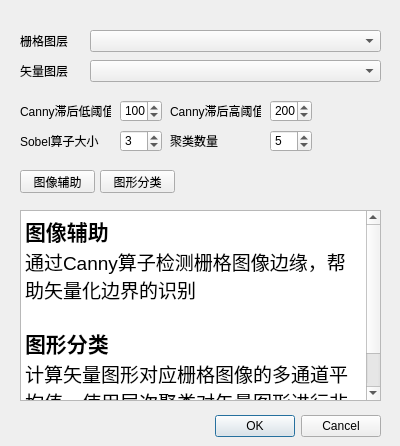
<?xml version="1.0" encoding="UTF-8"?>
<ui version="4.0">
 <class>LYDialogBase</class>
 <widget class="QDialog" name="LYDialogBase">
  <property name="geometry">
   <rect>
    <x>0</x>
    <y>0</y>
    <width>400</width>
    <height>446</height>
   </rect>
  </property>
  <property name="windowTitle">
   <string>LY</string>
  </property>
  <widget class="QDialogButtonBox" name="button_box">
   <property name="geometry">
    <rect>
     <x>40</x>
     <y>410</y>
     <width>341</width>
     <height>32</height>
    </rect>
   </property>
   <property name="orientation">
    <enum>Qt::Horizontal</enum>
   </property>
   <property name="standardButtons">
    <set>QDialogButtonBox::Cancel|QDialogButtonBox::Ok</set>
   </property>
  </widget>
  <widget class="QPushButton" name="cannyPushButton">
   <property name="geometry">
    <rect>
     <x>20</x>
     <y>170</y>
     <width>75</width>
     <height>23</height>
    </rect>
   </property>
   <property name="text">
    <string>图像辅助</string>
   </property>
  </widget>
  <widget class="QComboBox" name="rasterLayerComboBox">
   <property name="geometry">
    <rect>
     <x>90</x>
     <y>30</y>
     <width>291</width>
     <height>22</height>
    </rect>
   </property>
  </widget>
  <widget class="QPushButton" name="classifyPushButton">
   <property name="geometry">
    <rect>
     <x>100</x>
     <y>170</y>
     <width>75</width>
     <height>23</height>
    </rect>
   </property>
   <property name="text">
    <string>图形分类</string>
   </property>
  </widget>
  <widget class="QLabel" name="label">
   <property name="geometry">
    <rect>
     <x>20</x>
     <y>30</y>
     <width>51</width>
     <height>21</height>
    </rect>
   </property>
   <property name="text">
    <string>栅格图层</string>
   </property>
  </widget>
  <widget class="QComboBox" name="vectorLayerComboBox">
   <property name="geometry">
    <rect>
     <x>90</x>
     <y>60</y>
     <width>291</width>
     <height>22</height>
    </rect>
   </property>
  </widget>
  <widget class="QLabel" name="label_2">
   <property name="geometry">
    <rect>
     <x>20</x>
     <y>60</y>
     <width>51</width>
     <height>21</height>
    </rect>
   </property>
   <property name="text">
    <string>矢量图层</string>
   </property>
  </widget>
  <widget class="QLabel" name="label_3">
   <property name="geometry">
    <rect>
     <x>170</x>
     <y>130</y>
     <width>51</width>
     <height>21</height>
    </rect>
   </property>
   <property name="text">
    <string>聚类数量</string>
   </property>
  </widget>
  <widget class="QSpinBox" name="spinBox">
   <property name="geometry">
    <rect>
     <x>270</x>
     <y>130</y>
     <width>42</width>
     <height>22</height>
    </rect>
   </property>
   <property name="minimum">
    <number>2</number>
   </property>
   <property name="value">
    <number>5</number>
   </property>
  </widget>
  <widget class="QLabel" name="label_4">
   <property name="geometry">
    <rect>
     <x>20</x>
     <y>100</y>
     <width>91</width>
     <height>21</height>
    </rect>
   </property>
   <property name="text">
    <string>Canny滞后低阈值</string>
   </property>
  </widget>
  <widget class="QSpinBox" name="lowThresholdSpinBox">
   <property name="geometry">
    <rect>
     <x>120</x>
     <y>100</y>
     <width>42</width>
     <height>22</height>
    </rect>
   </property>
   <property name="minimum">
    <number>0</number>
   </property>
   <property name="maximum">
    <number>1000</number>
   </property>
   <property name="value">
    <number>100</number>
   </property>
  </widget>
  <widget class="QLabel" name="label_5">
   <property name="geometry">
    <rect>
     <x>170</x>
     <y>100</y>
     <width>91</width>
     <height>21</height>
    </rect>
   </property>
   <property name="text">
    <string>Canny滞后高阈值</string>
   </property>
  </widget>
  <widget class="QSpinBox" name="highThresholdSpinBox_2">
   <property name="geometry">
    <rect>
     <x>270</x>
     <y>100</y>
     <width>42</width>
     <height>22</height>
    </rect>
   </property>
   <property name="minimum">
    <number>0</number>
   </property>
   <property name="maximum">
    <number>1000</number>
   </property>
   <property name="value">
    <number>200</number>
   </property>
  </widget>
  <widget class="QLabel" name="label_6">
   <property name="geometry">
    <rect>
     <x>20</x>
     <y>130</y>
     <width>91</width>
     <height>21</height>
    </rect>
   </property>
   <property name="text">
    <string>Sobel算子大小</string>
   </property>
  </widget>
  <widget class="QSpinBox" name="spinBox_2">
   <property name="geometry">
    <rect>
     <x>120</x>
     <y>130</y>
     <width>42</width>
     <height>22</height>
    </rect>
   </property>
   <property name="minimum">
    <number>1</number>
   </property>
   <property name="maximum">
    <number>50</number>
   </property>
   <property name="value">
    <number>3</number>
   </property>
  </widget>
  <widget class="QTextEdit" name="textEdit">
   <property name="geometry">
    <rect>
     <x>20</x>
     <y>210</y>
     <width>361</width>
     <height>191</height>
    </rect>
   </property>
   <property name="html">
    <string>&lt;!DOCTYPE HTML PUBLIC &quot;-//W3C//DTD HTML 4.0//EN&quot; &quot;http://www.w3.org/TR/REC-html40/strict.dtd&quot;&gt;
&lt;html&gt;&lt;head&gt;&lt;meta name=&quot;qrichtext&quot; content=&quot;1&quot; /&gt;&lt;style type=&quot;text/css&quot;&gt;
p, li { white-space: pre-wrap; }
&lt;/style&gt;&lt;/head&gt;&lt;body style=&quot; font-family:'SimSun'; font-size:9pt; font-weight:400; font-style:normal;&quot;&gt;
&lt;p style=&quot; margin-top:0px; margin-bottom:0px; margin-left:0px; margin-right:0px; -qt-block-indent:0; text-indent:0px;&quot;&gt;&lt;span style=&quot; font-size:16pt; font-weight:600;&quot;&gt;图像辅助&lt;/span&gt;&lt;/p&gt;
&lt;p style=&quot; margin-top:0px; margin-bottom:0px; margin-left:0px; margin-right:0px; -qt-block-indent:0; text-indent:0px;&quot;&gt;&lt;span style=&quot; font-size:14pt;&quot;&gt;通过Canny算子检测栅格图像边缘，帮助矢量化边界的识别&lt;/span&gt;&lt;/p&gt;
&lt;p style=&quot;-qt-paragraph-type:empty; margin-top:0px; margin-bottom:0px; margin-left:0px; margin-right:0px; -qt-block-indent:0; text-indent:0px; font-size:14pt;&quot;&gt;&lt;br /&gt;&lt;/p&gt;
&lt;p style=&quot; margin-top:0px; margin-bottom:0px; margin-left:0px; margin-right:0px; -qt-block-indent:0; text-indent:0px;&quot;&gt;&lt;span style=&quot; font-size:16pt; font-weight:600;&quot;&gt;图形分类&lt;/span&gt;&lt;/p&gt;
&lt;p style=&quot; margin-top:0px; margin-bottom:0px; margin-left:0px; margin-right:0px; -qt-block-indent:0; text-indent:0px;&quot;&gt;&lt;span style=&quot; font-size:14pt;&quot;&gt;计算矢量图形对应栅格图像的多通道平均值，使用层次聚类对矢量图形进行非监督聚类&lt;/span&gt;&lt;/p&gt;&lt;/body&gt;&lt;/html&gt;</string>
   </property>
  </widget>
 </widget>
 <resources/>
 <connections>
  <connection>
   <sender>button_box</sender>
   <signal>accepted()</signal>
   <receiver>LYDialogBase</receiver>
   <slot>accept()</slot>
   <hints>
    <hint type="sourcelabel">
     <x>20</x>
     <y>20</y>
    </hint>
    <hint type="destinationlabel">
     <x>20</x>
     <y>20</y>
    </hint>
   </hints>
  </connection>
  <connection>
   <sender>button_box</sender>
   <signal>rejected()</signal>
   <receiver>LYDialogBase</receiver>
   <slot>reject()</slot>
   <hints>
    <hint type="sourcelabel">
     <x>20</x>
     <y>20</y>
    </hint>
    <hint type="destinationlabel">
     <x>20</x>
     <y>20</y>
    </hint>
   </hints>
  </connection>
 </connections>
</ui>
